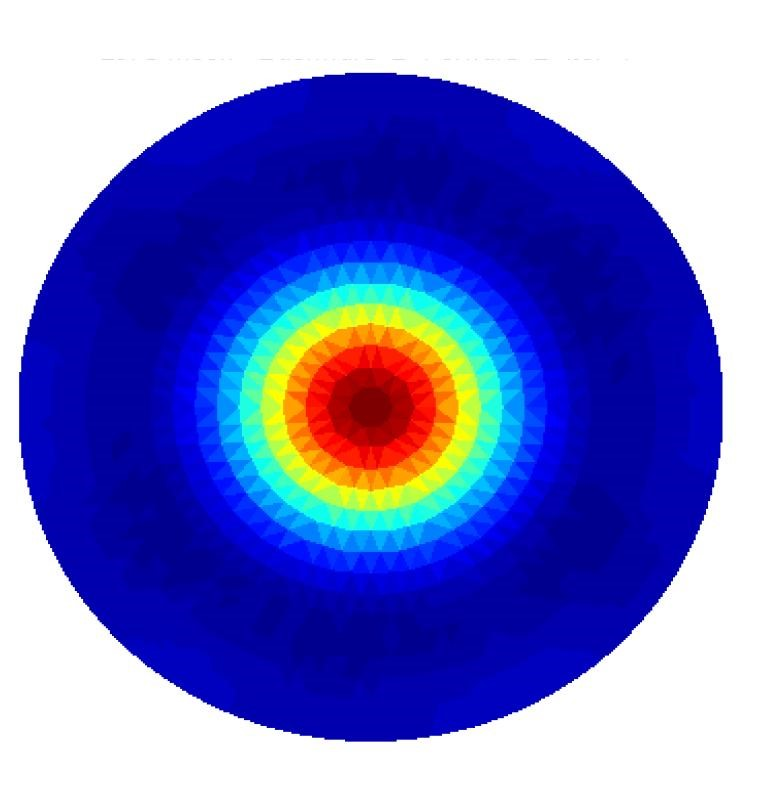
#> input picture assets/eit_images/eit_1.jpg, 766 x 793 px, found by its file name
$ python eit.py
#> lines starting #> are read from the running program, lines starting #| are printed output that depends on the picture
# Copyright (c) 2018, Faststream Technologies
# Author: Sudhanva Narayana

import matplotlib.pyplot as plt
import cv2
import os

# Import to show plots in seperate Windows
from IPython import get_ipython
get_ipython().run_line_magic('matplotlib', 'qt5')

# CURR and PARENT directory constants
CURR_DIR = os.path.dirname(os.path.abspath('__file__'))
PARENT_DIR = os.path.abspath(os.path.join(CURR_DIR, os.pardir))

# Import image - converts image into a 3D numpy array
img = cv2.imread(PARENT_DIR + '\\assets\\eit_images\\eit_1.jpg')
#> img is the input picture: shape (793, 766, 3); mean B, G, R 200.5, 120.4, 114.3

# Convert the colored-3D image into grayscale-2D
img_two_d = img.mean(axis=2)
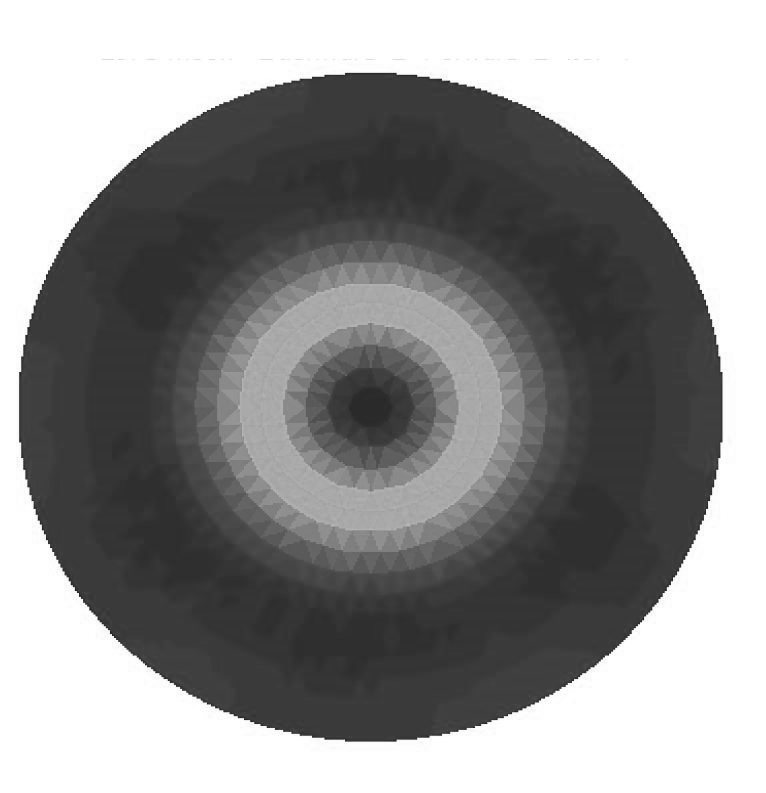
#> img_two_d: shape (793, 766) float64; min 25.67, max 255, mean 145.1

# Plot a contour plot based on the list of colors and save an image
clrs = ('brown', 'red', 'orange', 'yellow', 'green', 'blue', 'violet', 'gray')
#> (the run stopped early here; a loop or call above may not have finished)

$ run again, with assets/eit_images/eit_2.jpg copied over assets/eit_images/eit_1.jpg
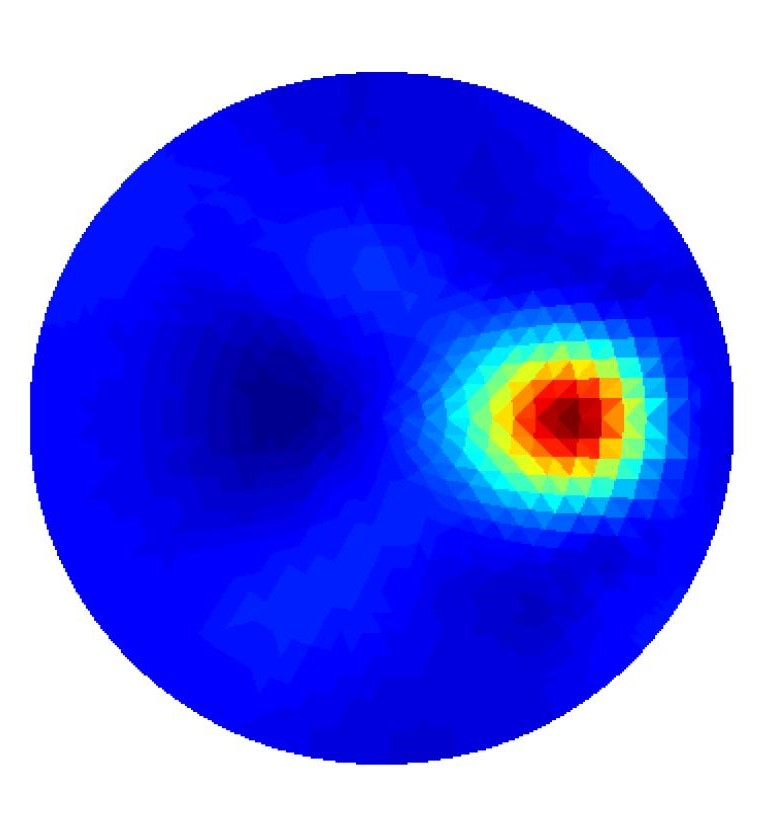
#> input picture assets/eit_images/eit_2.jpg, 772 x 825 px, found by its file name
#> img is the input picture: shape (825, 772, 3); mean B, G, R 237.6, 116.4, 108
#> `img_two_d = img.mean(axis=2)`:
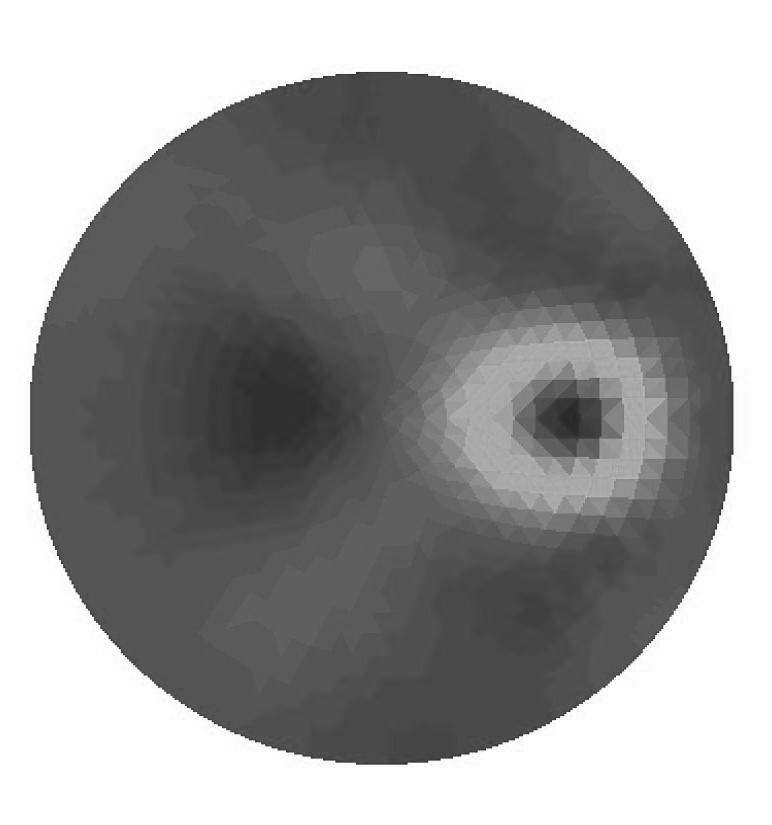
#> img_two_d: shape (825, 772) float64; min 28, max 255, mean 154

$ run again, with assets/eit_images/eit_3.jpg copied over assets/eit_images/eit_1.jpg
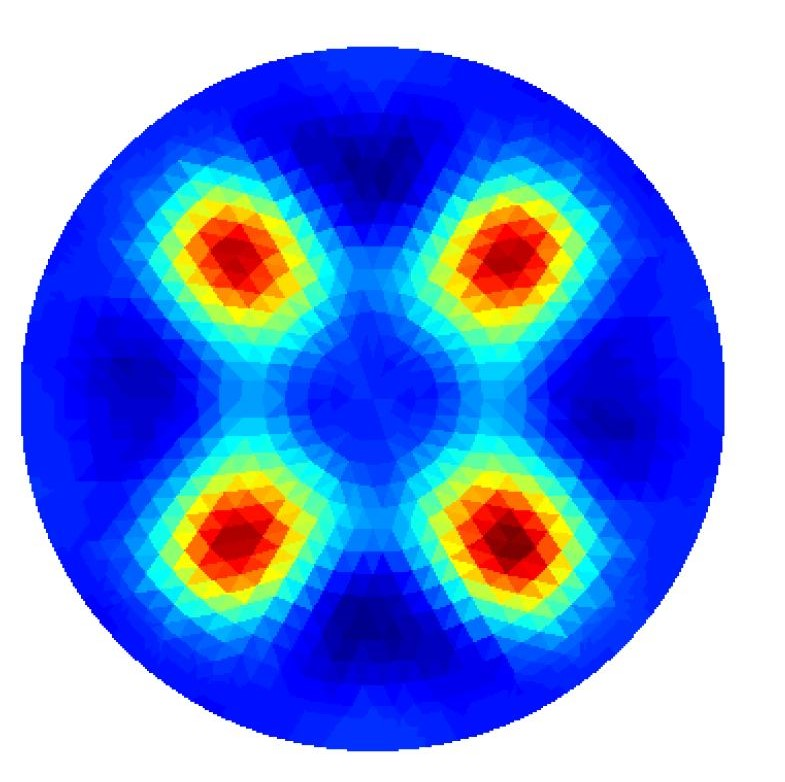
#> input picture assets/eit_images/eit_3.jpg, 785 x 782 px, found by its file name
#> img is the input picture: shape (782, 785, 3); mean B, G, R 223.8, 149.1, 118.3
#> `img_two_d = img.mean(axis=2)`:
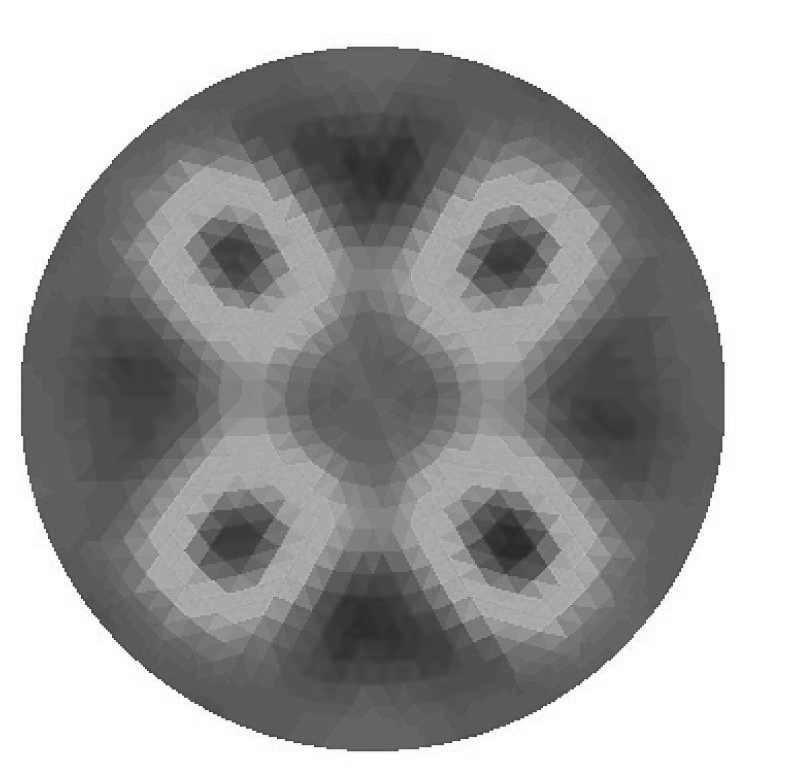
#> img_two_d: shape (782, 785) float64; min 40.33, max 255, mean 163.7

$ run again, with assets/eit_images/eit_4.jpg copied over assets/eit_images/eit_1.jpg
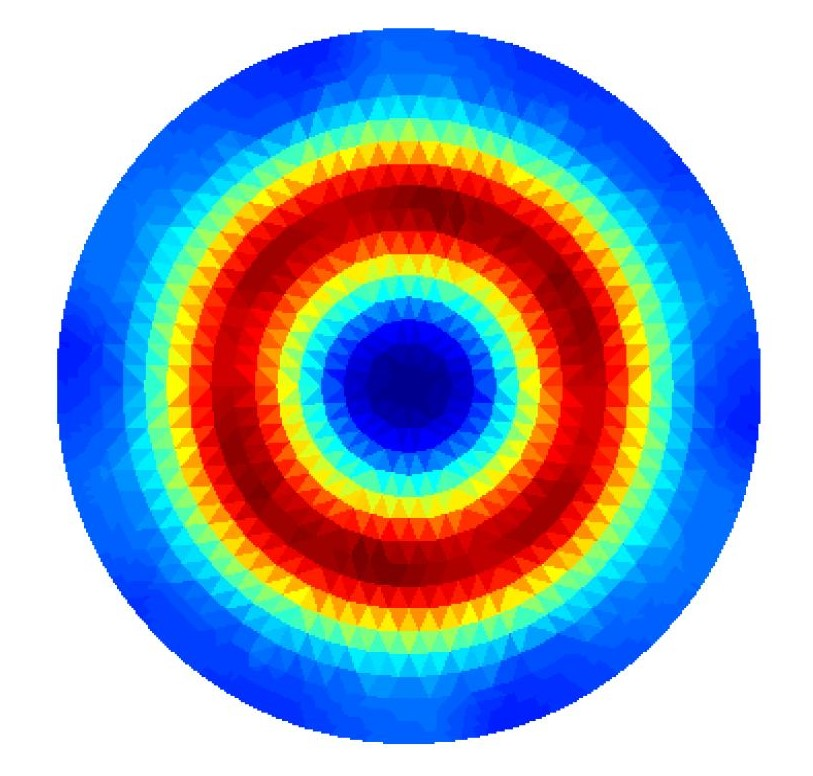
#> input picture assets/eit_images/eit_4.jpg, 813 x 776 px, found by its file name
#> img is the input picture: shape (776, 813, 3); mean B, G, R 187.4, 167.5, 154
#> `img_two_d = img.mean(axis=2)`:
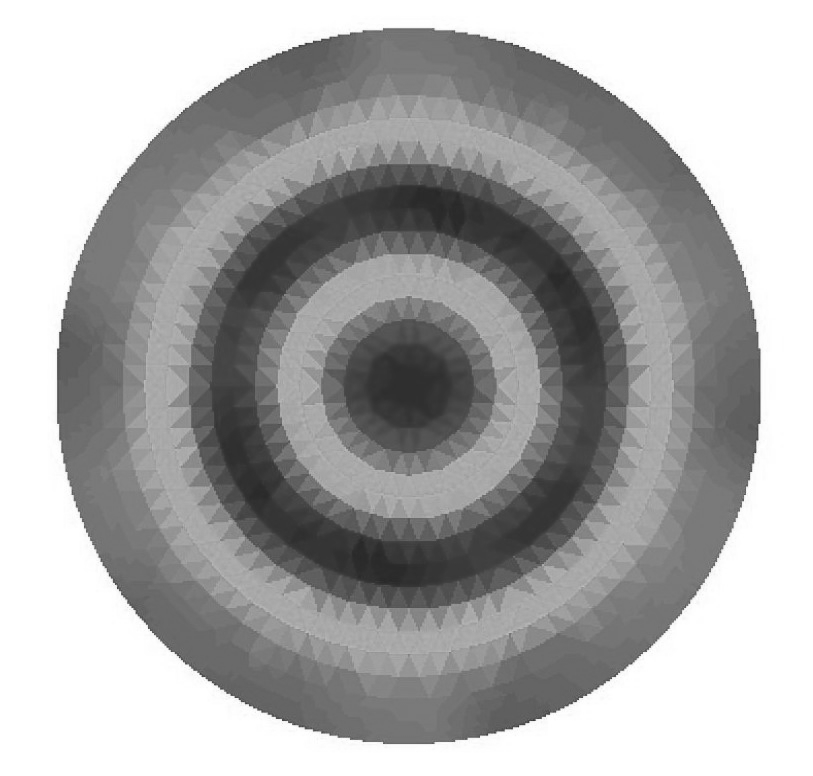
#> img_two_d: shape (776, 813) float64; min 39.33, max 255, mean 169.7
